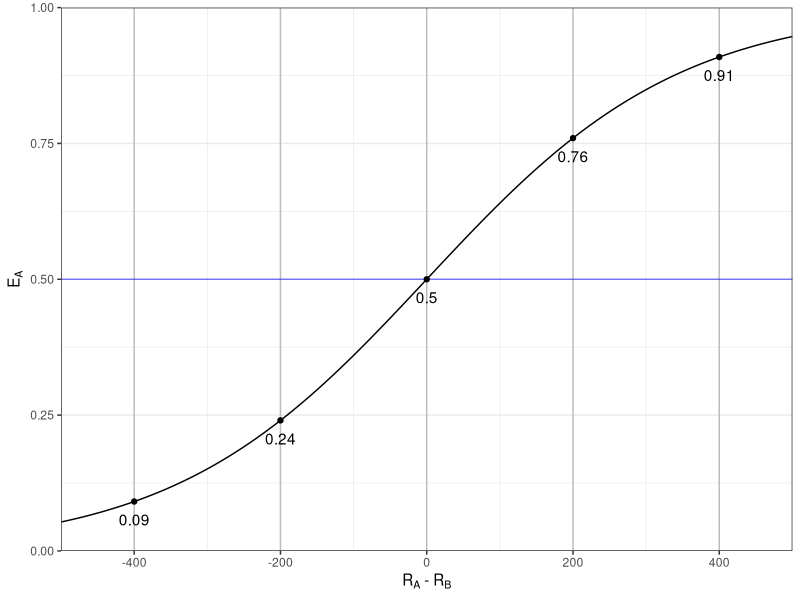

R code for this plot:
library(ggplot2)
library(ggthemes)

x <- seq(-500, 500, by=1)
y <- 1/(1+10^((-x)/400))

data <- data.frame(x, y)

ggplot() + 
  theme_bw() + 
  geom_line(aes(x = x, y = y), data = data) + 
  scale_x_continuous(limits = c(min(x), max(x)), expand = c(0, 0), breaks=c(-400, -200, 0, 200, 400)) + 
  scale_y_continuous(limits = c(0, 1), expand = c(0,0)) + 
  ylab(expression('E'['A'])) + 
  xlab(expression('R'['A']*' - R'['B'])) + 
  geom_hline(yintercept = 0.5, colour=rgb(0,0,1,0.5)) + 
  geom_vline(xintercept = -400, colour=rgb(0,0,0,0.2)) + 
  geom_vline(xintercept = -200, colour=rgb(0,0,0,0.2)) + 
  geom_vline(xintercept = 0, colour=rgb(0,0,0,0.2)) + 
  geom_vline(xintercept = 200, colour=rgb(0,0,0,0.2)) + 
  geom_vline(xintercept = 400, colour=rgb(0,0,0,0.2)) +
  geom_point(aes(x = -400, y = y[101])) + 
  geom_text(aes(x = -400, y = y[101]), label=round(y[101], 2), vjust=2) + 
  geom_point(aes(x = -200, y = y[301])) + 
  geom_text(aes(x = -200, y = y[301]), label=round(y[301], 2), vjust=2) + 
  geom_point(aes(x = 0, y = y[501])) + 
  geom_text(aes(x = 0, y = y[501]), label=round(y[501], 2), vjust=2) + 
  geom_point(aes(x = 200, y = y[701])) + 
  geom_text(aes(x = 200, y = y[701]), label=round(y[701], 2), vjust=2) + 
  geom_point(aes(x = 400, y = y[901])) + 
  geom_text(aes(x = 400, y = y[901]), label=round(y[901], 2), vjust=2)
